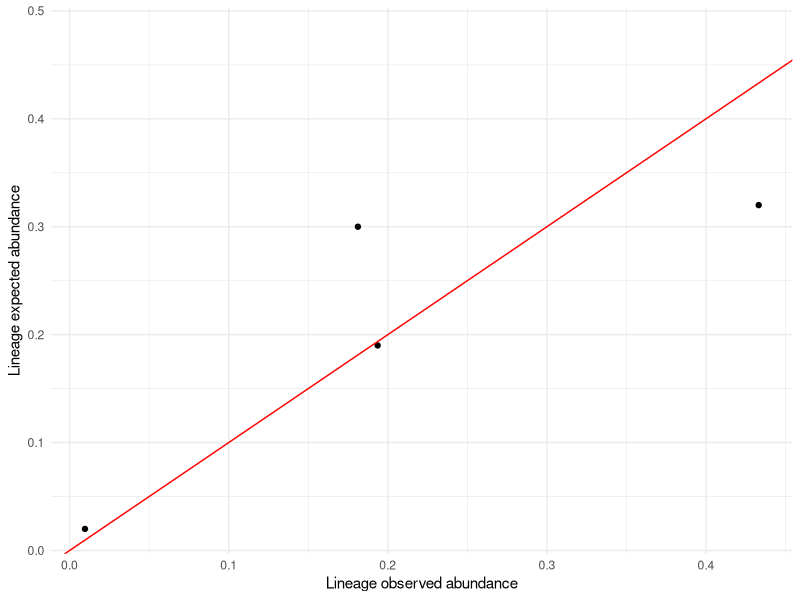

Write the R code that produced this figure. (Note: this script raises an error after producing the figure.)
library(tidyverse)
library(data.table)
#library(rjson)

# # read tbprofiler json file
# read_tbprofiler_json <- function(isolate){
#   tb_profiler_json <- fromJSON(file = paste("mnt/tb_seqs/seq_simulation/",
#                                             "amplicon_read_simulations/string_match_wgsim/",
#                                             "primer_v3/pure_samples/",
#                                             isolate,"/reverse_complement/25000/",
#                                             "tb-profiler/results/tbprofiler.results.json",
#                                             sep = ""))
#   if(length(tb_profiler_json$lineage) >0)
#   {tb_profiler_df <- as.data.frame(tb_profiler_json$lineage)
#   tb_profiler_df$isolate <- isolate 
#   tb_profiler_df <- tb_profiler_df %>% select(lineage,support.target_allele_percent)
#   return(tb_profiler_df)}
#   
# }
# read_tbprofiler_json_wgs <- function(isolate){
#   tb_profiler_json <- fromJSON(file = paste("mnt/tb_seqs/seq_simulation/amplicon_read_simulations/string_match_wgsim/primer_v3/",isolate,
#                                             "/whole_genome/25000/tb-profiler/results/tbprofiler.results.json",
#                                             sep = ""))
#   if(length(tb_profiler_json$lineage) >0)
#   {tb_profiler_df <- as.data.frame(tb_profiler_json$lineage)
#   tb_profiler_df$isolate <- isolate 
#   tb_profiler_df <- tb_profiler_df %>% select(lineage,support.target_allele_percent)
#   return(tb_profiler_df)}
#   
# }
# isolate <- fread("unique_isolates.txt", header = FALSE)
# json_files <- mapply(read_tbprofiler_json, isolate$V1, SIMPLIFY = FALSE)
# json_files_unzipped <- do.call(rbind, json_files)
# json_files_unzipped$isolate <- rownames(json_files_unzipped)
# 
# json_files_wgs <- mapply(read_tbprofiler_json_wgs, isolate$V1, SIMPLIFY = FALSE)
# json_files_unzipped_wgs <- do.call(rbind, json_files_wgs)
# json_files_unzipped_wgs$isolate <- rownames(json_files_unzipped_wgs)

results_comb_names <- read.csv("df.csv", header=TRUE)

# results<-read.table("aggregated_result.tsv", fill = TRUE, sep = "\t", h=T)
# results<-as.data.frame(sapply(results, function(x) str_replace_all(x, "[',()\\]\\[]", ""))) # Removed the unwanted character: [], () and commas
# results<-as.data.frame(sapply(results, function(x) trimws(gsub("\\s+", " ", x)))) # Removed double spaces
# 
# lineages <- fread("lineages.tsv")
# 
# results_comb_names <- results %>% separate(lineages, into = c("obs_lin1","obs_lin2"), sep = " ")
# results_comb_names <- results_comb_names %>% separate(abundances, into = c("obs_abun1","obs_abun2"), sep = " ")
# results_comb_names <-results_comb_names[,c(1,3,4,5,6)]
# 
# results_comb_names <- results_comb_names %>% 
#   separate(X, into = as.character(1:6),sep="_")
# 
# results_comb_names$isolate1 <- paste(results_comb_names$`1`,results_comb_names$`2`, sep ="_")
# results_comb_names <- results_comb_names[,-c(1,2)]
# 
# results_comb_names$isolate2 <- paste(results_comb_names$`4`,results_comb_names$`5`, sep ="_")
# results_comb_names <- results_comb_names[,-c(2,3)]
# 
# results_comb_names$exp_abun1 <- as.numeric(str_remove(results_comb_names$'6', ".vcf"))
# 
# results_comb_names<-results_comb_names[,-2]
# colnames(results_comb_names) <- c("exp_abund2","obs_lin1","obs_lin2","obs_abun1","obs_abun2","isolate1","isolate2","exp_abund1")

results_comb_names <- results_comb_names %>% mutate(real_obs_abun1 = case_when(obs_abun1 > obs_abun2~ obs_abun1,
                        obs_abun2 > obs_abun1 ~ obs_abun2, obs_abun1 == obs_abun2~ obs_abun1))
results_comb_names <- results_comb_names %>% mutate(real_obs_abun2 = case_when(obs_abun1 < obs_abun2~ obs_abun1,
                                                                               obs_abun2 < obs_abun1 ~ obs_abun2, obs_abun1 == obs_abun2~ obs_abun1))
results_comb_names <- results_comb_names %>% mutate(exp_abund1 = as.numeric(exp_abund1))
results_comb_names <- results_comb_names %>% mutate(exp_abund2 = as.numeric(exp_abund2))
results_comb_names <- results_comb_names %>% mutate(real_exp_abun1 = case_when(exp_abund1 > exp_abund2~ exp_abund1,
                                                                               exp_abund2 > exp_abund1 ~ exp_abund2, exp_abund1 == exp_abund2~ exp_abund1))
results_comb_names <- results_comb_names %>% mutate(real_exp_abun2 = case_when(exp_abund1 < exp_abund2~ exp_abund1,
                                                                               exp_abund2 < exp_abund1 ~ exp_abund2, exp_abund1 == exp_abund2~ exp_abund1))
results_comb_names <- results_comb_names %>% mutate(res1 = abs(as.numeric(real_obs_abun1) - as.numeric(real_exp_abun1)))
results_comb_names <- results_comb_names %>% mutate(res2 = abs(as.numeric(real_obs_abun2) - as.numeric(real_exp_abun2)))

results_comb_names %>% ggplot(aes(as.numeric(real_obs_abun2),as.numeric(real_exp_abun2))) + geom_point() + geom_abline(intercept = 0, slope = 1, color="red")+
  theme_minimal() + xlab("Lineage observed abundance") + ylab("Lineage expected abundance")
rss <- sum((as.numeric(results_comb_names$real_obs_abun1) - as.numeric(results_comb_names$real_exp_abun1)) ^ 2,na.rm = TRUE)  ## residual sum of squares
tss <- sum((results_comb_names$real_exp_abun1 - mean(results_comb_names$real_exp_abun1)) ^ 2,na.rm = TRUE)  ## total sum of squares
rsq <- 1 - rss/tss

results_comb_names <- lineages %>% select(seqName,clade) %>%
  inner_join(results_comb_names, by =c("seqName" ="isolate1")) 
colnames(results_comb_names)[1:2] <- c("isolate1","exp_lin1")

results_comb_names <- lineages %>% select(seqName,clade) %>%
  inner_join(results_comb_names, by =c("seqName" ="isolate2")) 
colnames(results_comb_names)[1:2] <- c("isolate2","exp_lin2")
results_comb_names <- results_comb_names %>% select(isolate1,isolate2,exp_lin1,exp_lin2,obs_lin1,obs_lin2,real_exp_abun1,real_exp_abun2,real_obs_abun1,real_obs_abun2,res1,res2)
colnames(results_comb_names)[7:10] <-c("exp_abun1","exp_abun2","obs_abun1","obs_abun2")
